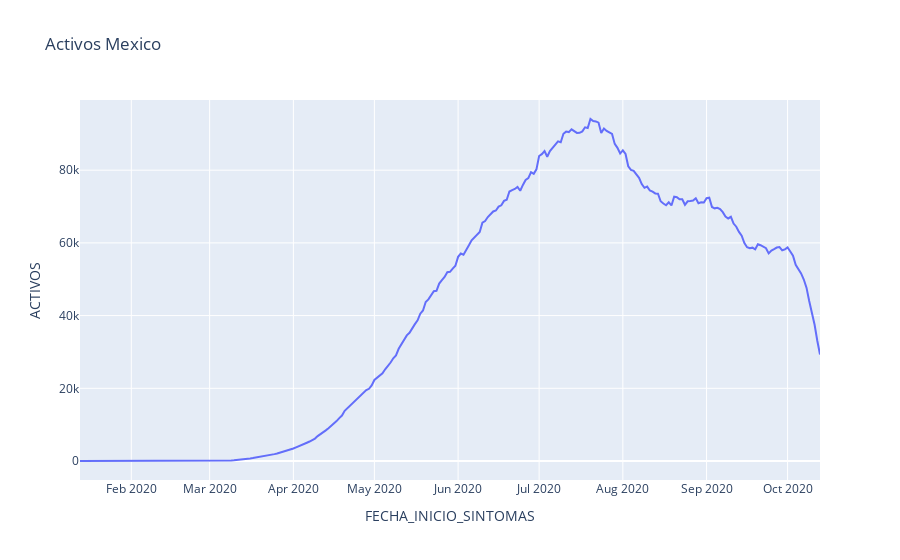

Notebook code cell kept with this figure:
### Markdown cell above
## Active Cases of Mexico

### Code cell
df = df_mx

df = df.loc[(df['RESULTADO_LAB'] == 1)] # resultado = positivo SARS-COV-2 o Pendiente

# df = df = df.loc[df['ENTIDAD_RES'] == 2] #entidad = Baja California

# df = df.loc[df['MUNICIPIO_RES'] == 2] # municipio = mexicali

df = df[['FECHA_SINTOMAS','RESULTADO_LAB']]

df.loc[df['RESULTADO_LAB'] == 1, 'CONFIRMADO'] = ['1']

df_by_date = df.groupby("FECHA_SINTOMAS",as_index=False).count()
df_by_date['FECHA_SINTOMAS'] = pd.to_datetime(df_by_date['FECHA_SINTOMAS'])

first_case_date = df_by_date['FECHA_SINTOMAS'].iloc[0]

last_case_date = df_by_date['FECHA_SINTOMAS'].iloc[-1]

delta = (last_case_date) - first_case_date       # as timedelta

active_dict = {}
for i in range(delta.days + 1):
    day = first_case_date + timedelta(days=i)

    active_date_minus_14_days = day - timedelta(days=13)
    mask = (df_by_date['FECHA_SINTOMAS'] >= active_date_minus_14_days) & (df_by_date['FECHA_SINTOMAS'] <= day)
    filtered_df=df_by_date.loc[mask]
  
    df = filtered_df.sum(axis=0)
    active_dict[day] = df['CONFIRMADO']

active_df = pd.DataFrame(list(active_dict.items()),columns = ['FECHA_INICIO_SINTOMAS','ACTIVOS'])

fig = px.line(active_df, active_df.FECHA_INICIO_SINTOMAS, active_df.ACTIVOS, 
              title='Activos Mexico')
fig.show()

### Figure 1 — Plotly figure (JSON) as saved in the notebook; plotly's stock layout.template omitted (floating-point values rounded to 4 significant figures; data arrays with more than 128 entries replaced by an {"elided": "..."} marker saying what was removed)
{"data": [{"hovertemplate": "FECHA_INICIO_SINTOMAS=%{x}<br>ACTIVOS=%{y}<extra></extra>", "legendgroup": "", "line": {"color": "#636efa", "dash": "solid"}, "mode": "lines", "name": "", "orientation": "v", "showlegend": false, "type": "scatter", "x": {"elided": "275 str values"}, "xaxis": "x", "y": {"elided": "275 int values"}, "yaxis": "y"}], "layout": {"legend": {"tracegroupgap": 0}, "title": {"text": "Activos Mexico"}, "xaxis": {"anchor": "y", "domain": [0, 1], "title": {"text": "FECHA_INICIO_SINTOMAS"}}, "yaxis": {"anchor": "x", "domain": [0, 1], "title": {"text": "ACTIVOS"}}}}
